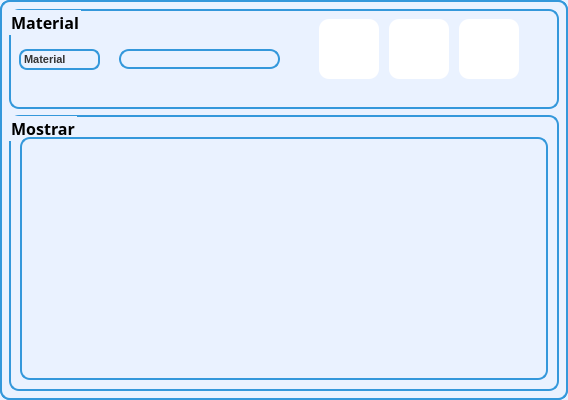
<?xml version="1.0" encoding="UTF-8"?>
<ui version="4.0">
 <class>MaterialScreen</class>
 <widget class="QMainWindow" name="MaterialScreen">
  <property name="geometry">
   <rect>
    <x>0</x>
    <y>0</y>
    <width>568</width>
    <height>400</height>
   </rect>
  </property>
  <property name="minimumSize">
   <size>
    <width>568</width>
    <height>400</height>
   </size>
  </property>
  <property name="maximumSize">
   <size>
    <width>568</width>
    <height>400</height>
   </size>
  </property>
  <property name="windowTitle">
   <string>Material</string>
  </property>
  <property name="styleSheet">
   <string notr="true">border: 2px solid #3498db;
border-radius: 10px;

background-color: #eaf2ff;</string>
  </property>
  <widget class="QWidget" name="centralwidget">
   <layout class="QVBoxLayout" name="verticalLayout">
    <item>
     <widget class="QGroupBox" name="groupBox">
      <property name="minimumSize">
       <size>
        <width>550</width>
        <height>100</height>
       </size>
      </property>
      <property name="maximumSize">
       <size>
        <width>551</width>
        <height>100</height>
       </size>
      </property>
      <property name="font">
       <font>
        <family>Arial Black</family>
        <pointsize>12</pointsize>
        <weight>75</weight>
        <bold>true</bold>
       </font>
      </property>
      <property name="styleSheet">
       <string notr="true">background-color:#eaf2ff;</string>
      </property>
      <property name="title">
       <string>Material</string>
      </property>
      <widget class="QLabel" name="label">
       <property name="geometry">
        <rect>
         <x>10</x>
         <y>40</y>
         <width>81</width>
         <height>21</height>
        </rect>
       </property>
       <property name="styleSheet">
        <string notr="true">background-color: #eaf2ff;
border: 2px solid #3498db;
border-radius: 8px;
color: #333333;
font-size: 11px;
font-weight: bold;
text-align: center;</string>
       </property>
       <property name="text">
        <string>Material</string>
       </property>
      </widget>
      <widget class="QLineEdit" name="line_material">
       <property name="geometry">
        <rect>
         <x>110</x>
         <y>40</y>
         <width>161</width>
         <height>20</height>
        </rect>
       </property>
       <property name="placeholderText">
        <string/>
       </property>
      </widget>
      <widget class="QPushButton" name="btn_agregar">
       <property name="geometry">
        <rect>
         <x>310</x>
         <y>10</y>
         <width>60</width>
         <height>60</height>
        </rect>
       </property>
       <property name="minimumSize">
        <size>
         <width>55</width>
         <height>55</height>
        </size>
       </property>
       <property name="maximumSize">
        <size>
         <width>60</width>
         <height>60</height>
        </size>
       </property>
       <property name="layoutDirection">
        <enum>Qt::RightToLeft</enum>
       </property>
       <property name="styleSheet">
        <string notr="true">QPushButton{
background-color: white;
border: none;
}

QPushButton:hover{
background-color: black;
border-top-left-radius: 20px;
border-bottom-left-radius: 20px;
color: rgb(0, 0, 0);
}</string>
       </property>
       <property name="text">
        <string/>
       </property>
       <property name="icon">
        <iconset>
         <normaloff>../../../Images/Botones Interfaz/agregar.png</normaloff>../../../Images/Botones Interfaz/agregar.png</iconset>
       </property>
       <property name="iconSize">
        <size>
         <width>50</width>
         <height>50</height>
        </size>
       </property>
      </widget>
      <widget class="QPushButton" name="btn_editar">
       <property name="geometry">
        <rect>
         <x>380</x>
         <y>10</y>
         <width>60</width>
         <height>60</height>
        </rect>
       </property>
       <property name="minimumSize">
        <size>
         <width>55</width>
         <height>55</height>
        </size>
       </property>
       <property name="maximumSize">
        <size>
         <width>60</width>
         <height>60</height>
        </size>
       </property>
       <property name="layoutDirection">
        <enum>Qt::RightToLeft</enum>
       </property>
       <property name="styleSheet">
        <string notr="true">QPushButton{
background-color: white;
border: none;
}

QPushButton:hover{
background-color: black;
border-top-left-radius: 20px;
border-bottom-left-radius: 20px;
color: rgb(0, 0, 0);
}</string>
       </property>
       <property name="text">
        <string/>
       </property>
       <property name="icon">
        <iconset>
         <normaloff>../../../Images/Botones Interfaz/editar.png</normaloff>../../../Images/Botones Interfaz/editar.png</iconset>
       </property>
       <property name="iconSize">
        <size>
         <width>50</width>
         <height>50</height>
        </size>
       </property>
      </widget>
      <widget class="QPushButton" name="btn_borrar">
       <property name="geometry">
        <rect>
         <x>450</x>
         <y>10</y>
         <width>60</width>
         <height>60</height>
        </rect>
       </property>
       <property name="minimumSize">
        <size>
         <width>55</width>
         <height>55</height>
        </size>
       </property>
       <property name="maximumSize">
        <size>
         <width>60</width>
         <height>60</height>
        </size>
       </property>
       <property name="layoutDirection">
        <enum>Qt::RightToLeft</enum>
       </property>
       <property name="styleSheet">
        <string notr="true">QPushButton{
background-color: white;
border: none;
}

QPushButton:hover{
background-color: black;
border-top-left-radius: 20px;
border-bottom-left-radius: 20px;
color: rgb(0, 0, 0);
}</string>
       </property>
       <property name="text">
        <string/>
       </property>
       <property name="icon">
        <iconset>
         <normaloff>../../../Images/Botones Interfaz/borrar.png</normaloff>../../../Images/Botones Interfaz/borrar.png</iconset>
       </property>
       <property name="iconSize">
        <size>
         <width>50</width>
         <height>50</height>
        </size>
       </property>
      </widget>
     </widget>
    </item>
    <item>
     <widget class="QGroupBox" name="groupBox_2">
      <property name="font">
       <font>
        <family>Arial Black</family>
        <pointsize>12</pointsize>
        <weight>75</weight>
        <bold>true</bold>
       </font>
      </property>
      <property name="styleSheet">
       <string notr="true">background-color: #eaf2ff;
padding: 12px;
</string>
      </property>
      <property name="title">
       <string>Mostrar</string>
      </property>
      <layout class="QHBoxLayout" name="horizontalLayout">
       <property name="topMargin">
        <number>20</number>
       </property>
       <item>
        <widget class="QTableWidget" name="table_material"/>
       </item>
      </layout>
     </widget>
    </item>
   </layout>
  </widget>
 </widget>
 <resources/>
 <connections/>
</ui>
